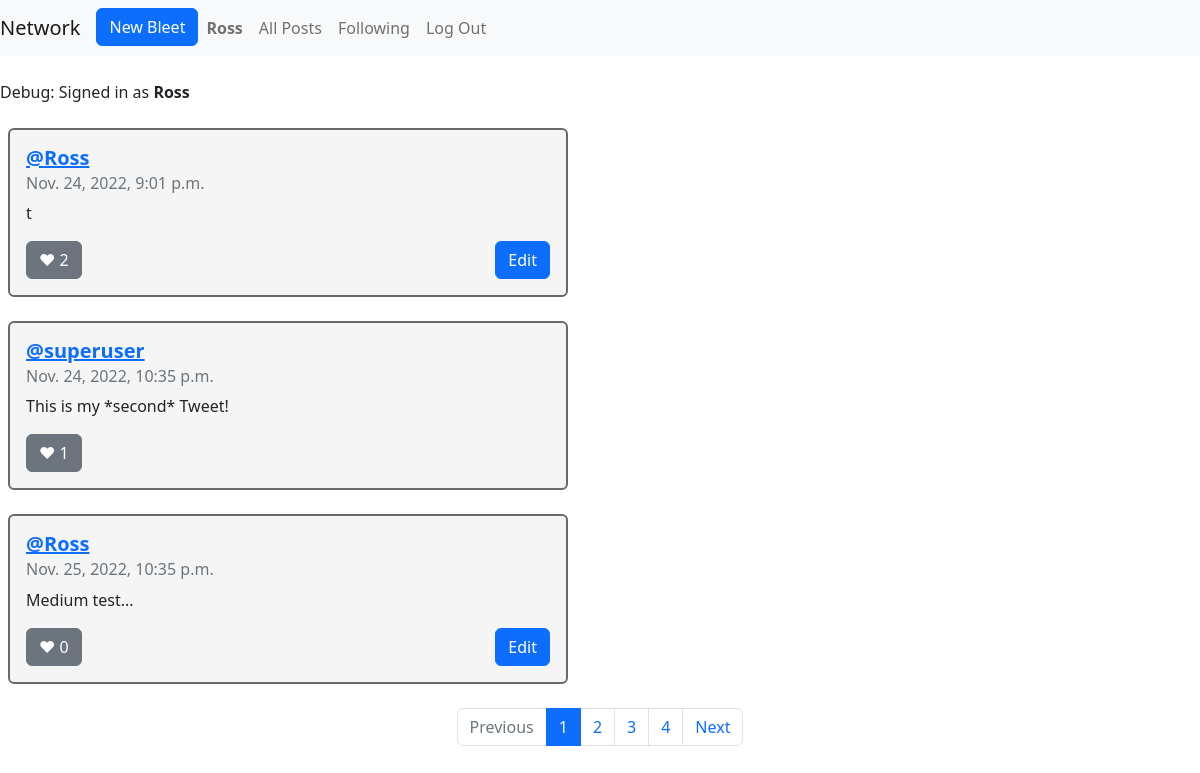
Screenshot of /allPosts (signed in) with the database file from the repository.
### network/models.py (models this page shows)
class User(AbstractUser):
    pass

class Tweet(models.Model):
    author = models.ForeignKey(User, on_delete=models.CASCADE)
    tweetText = models.CharField(max_length=255)
    posted = models.DateTimeField(auto_now_add=True)
    like = models.ManyToManyField(User, blank=True, related_name="likes")
    def __str__(self):
        return f"{self.author} tweeted: {self.tweetText}"

### network/views.py (the view)
# urls.py: path("allPosts", views.allPosts, name="allPosts"),
def allPosts(request):
    tweets = Tweet.objects.all()
    paginator = Paginator(tweets, 3)
    page_number = request.GET.get('page')
    page_obj = paginator.get_page(page_number)
    print(tweets)
    return render(request, "network/allPosts.html", {
        "page_obj": page_obj
    })

### network/templates/network/allPosts.html (shortened to what this page needs)
   {% extends "network/layout.html" %}
   {% block body %}
   <br>
   Debug: Signed in as <strong>{{ user.username }}</strong>
   <br>
   <br>
   {% for tweet in page_obj %}
   <div class="ms-2 card" style="width: 35rem" data-id="{{tweet.id}}";>
     <div class="card-body rounded">
      <h5 class="card-title" href="#"><a href="{% url 'profile' user_id=tweet.author.id%}"><b>@{{ tweet.author}}</b></h5></a>
      <h6 class="card-subtitle mb-2 text-muted">{{tweet.posted}}</h6>
      <p class="card-text" id="tweetText">{{tweet.tweetText}}</p>
      {% if user.username in tweet.like.all|stringformat:'s' %}
      <button class="btn btn-danger float-left" id="foo">&hearts;&nbsp;<span id="number">{{ tweet.like.all.count }}</span></button>
      {% else %}
      <button class="btn btn-secondary float-left" id="foo">&hearts;&nbsp;<span id="number">{{ tweet.like.all.count }}</span></button>
      {% endif %}
      {% if user.username == tweet.author|stringformat:'s' %}
      <button class="btn btn-primary float-end booboo" id="edit">  Edit</button>
      {% endif %}
   </div>
</div>
<br>
{% endfor %}
    <nav aria-label="Page navigation example">
      <ul class="pagination justify-content-center">
        {% if page_obj.has_previous %}
          <li class="page-item">
            <a class="page-link" href="?page={{ page_obj.previous_page_number }}">Previous</a>
          </li>
        {% else %}
          <li class="page-item disabled">
            <a class="page-link" href="#" tabindex="-1" aria-disabled="True">Previous</a>
          </li>
        {% endif %}
        {% for i in page_obj.paginator.page_range %}
          {% if page_obj.number == i %}
            <li class="page-item active" aria-current="page">
              <span class="page-link">
                {{ i }}
              </span>
            </li>
          {% else %}
            <li class="page-item"><a class="page-link" href="?page={{ i }}">{{ i }}</a></li>
          {% endif %}
        {% endfor %}
        {% if page_obj.has_next %}
          <li class="page-item">
            <a class="page-link" href="?page={{ page_obj.next_page_number }}">Next</a>
          </li>
        {% else %}
          <li class="page-item disabled">
            <a class="page-link" href="#" tabindex="-1" aria-disabled="True">Next</a>
          </li>
        {% endif %}
      </ul>
    </nav>
{% endblock %}

### network/templates/network/layout.html (shortened to what this page needs)
{% load static %}
<!DOCTYPE html>
<html lang="en">
    <head>
            <link href="https://cdn.jsdelivr.net/npm/bootstrap@5.2.3/dist/css/bootstrap.min.css" rel="stylesheet">
            <link rel="stylesheet" href="{% static 'network/styles.css' %}"/>
    </head>
    <body>
        <nav class="navbar navbar-expand-lg navbar-light bg-light">
            <a class="navbar-brand" href="{% url 'index' %}">Network</a>
            <div>
              <ul class="navbar-nav mr-auto">
                <li class="nav-item">
                  <a class="btn btn-primary" href="{% url 'tweet' %}" role="button"> New Bleet</a>
                </li>
                {% if user.is_authenticated %}
                    <li class="nav-item">
                        <a class="nav-link" href="{% url 'profile' user_id=user.id%}"><strong>{{ user.username }}</strong></a>
                    </li>
                {% endif %}
                <li class="nav-item">
                  <a class="nav-link" href="{% url 'allPosts' %}">All Posts</a>
                </li>
                {% if user.is_authenticated %}
                    <li class="nav-item">
                        <a class="nav-link" href="{% url 'following' %}">Following</a>
                    </li>
                    <li class="nav-item">
                        <a class="nav-link" href="{% url 'logout' %}">Log Out</a>
                    </li>
                {% endif %}
              </ul>
            </div>
          </nav>
        <div class="body">
            {% block body %}
            {% endblock %}
        </div>
    </body>
</html>

### network/static/network/styles.css (style rules this page uses)
.card { background-color: #F5F5F5; border: 2px solid dimgrey; }

### rows the page displays
User: username "Ross"
Tweet: author "Ross", posted "Nov. 24, 2022, 9:01 p.m.", tweetText "t", like.all.count "2", shows "Edit"
Tweet: author "superuser", posted "Nov. 24, 2022, 10:35 p.m.", tweetText "This is my *second* Tweet!", like.all.count "1"
Tweet: author "Ross", posted "Nov. 25, 2022, 10:35 p.m.", tweetText "Medium test...", like.all.count "0", shows "Edit"

### other values shown
{{ i }} "1"
{{ i }} "2" "3" "4"
